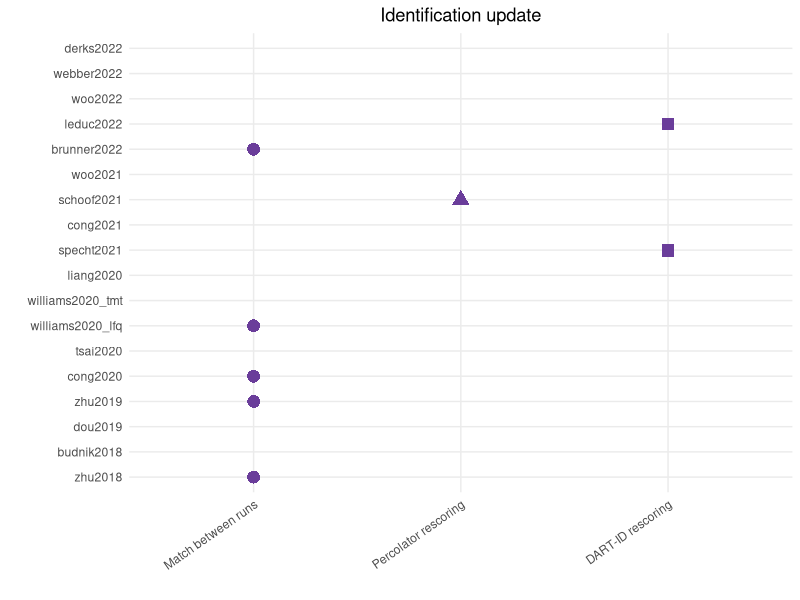
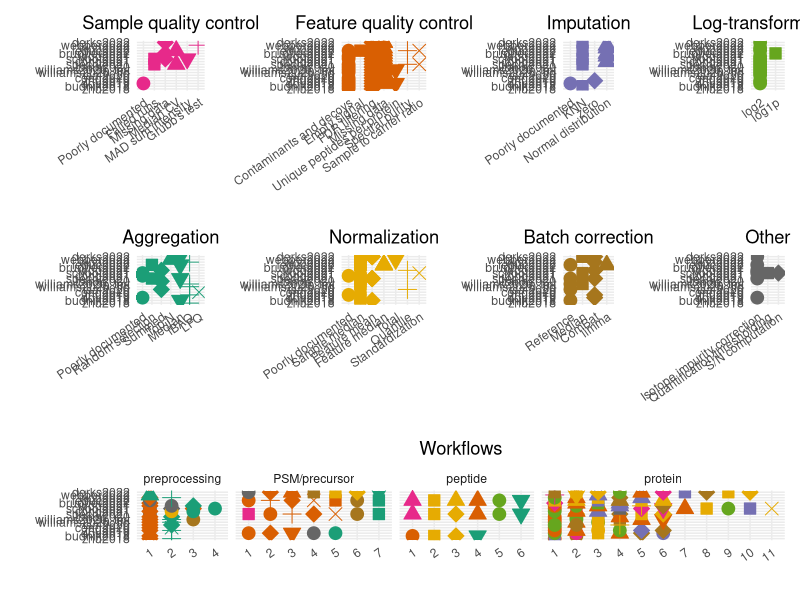
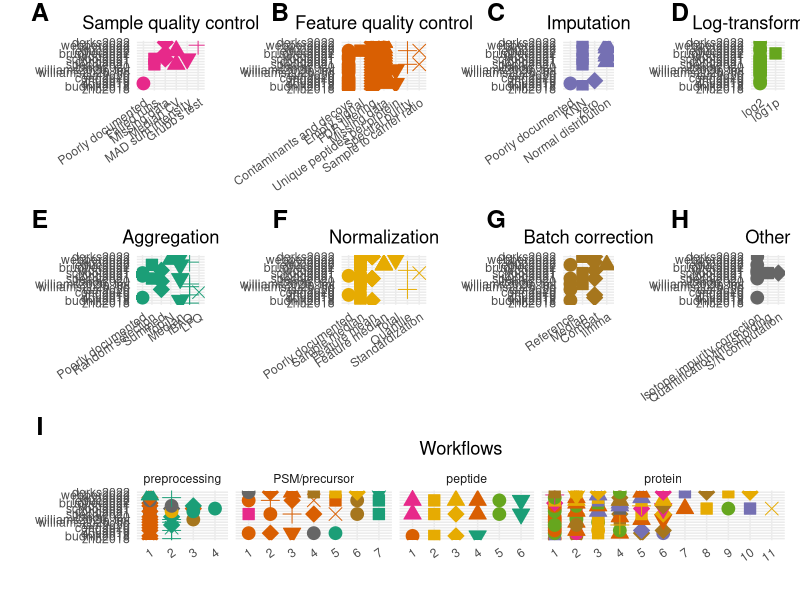

These figures' R source, in order:
library(tidyverse)
library(patchwork)
library(RColorBrewer)

datasets <- c("zhu2018", "budnik2018", "dou2019", "zhu2019", 
              "cong2020", "tsai2020", "williams2020_lfq",
              "williams2020_tmt", "liang2020", 
              "specht2021", "cong2021", "schoof2021", "woo2021",
              "brunner2022", "leduc2022", "woo2022", "webber2022",
              "derks2022")
datasets <- factor(datasets, levels = datasets)

steps <- c("Feature quality control", "Sample quality control",
           "Log-transformation", "Normalization", "Batch correction",
           "Imputation", "Aggregation", "Identification update", "Other")
steps <- factor(steps, levels = steps)

levels <- c("preprocessing", "PSM/precursor", "peptide", "protein", NA)
levels <- factor(levels, levels = levels)

## Custom colors
colors <- c("purple", "dodgerblue2",  "gold2", "#447821ff",
            "#88bd66ff", "red3", "darkorange", "#d7aff0", "grey40")
## Color-blind friendly
colors <- c(RColorBrewer::brewer.pal(8, "Dark2"), "#6A3D9A")
colors <- colors[c(2, 4, 5, 6, 7, 3, 1, 9, 8)]

names(colors) <- steps
coln <- c("dataset", "level", "order", "step", "method")

## Step specific methods
methods <- list(c("Contaminants and decoys", "Empty signal", "FDR filtering",
                  "Missing data", "Unique peptides per protein",
                  "Spectral purity", "Sample to carrier ratio"),
                c("Poorly documented", "Failed runs", "Missing data",
                  "Median CV", "MAD sum intensity", "Grubb's test"),
                c("log2", "log1p"),
                c("Poorly documented", "Sample median", "Feature mean", 
                  "Feature median", "Total", "Quantile", "Standardization"),
                c("Reference", "Median", "ComBat", "limma"),
                c("Poorly documented", "KNN", "zero", "Normal distribution"),
                c("Poorly documented", "Random selection", "Summed", "Top N",
                  "Median", "iBAQ", "LFQ"),
                c("Match between runs", "Percolator rescoring", "DART-ID rescoring"),
                c("Isotope impurity correction", "Quantification thresholding",
                  "S/N computation"))
names(methods) <- steps

####---- zhu2018 ----####

zhu2018 <- data.frame(rbind(
    c("zhu2018", NA, NA, "Identification update", "Match between runs"),
    c("zhu2018", "preprocessing", 1, "Feature quality control", "FDR filtering"),
    c("zhu2018", "preprocessing", 2, "Aggregation", "iBAQ"),
    c("zhu2018", "protein", 1, "Feature quality control", "Contaminants and decoys")
))
colnames(zhu2018) <- coln

####---- budnik2018 ----####

budnik2018 <- data.frame(rbind(
    c("budnik2018", "preprocessing", 1, "Feature quality control", "FDR filtering"),
    c("budnik2018", "peptide", 1, "Feature quality control", "Contaminants and decoys"),
    c("budnik2018", "peptide", 2, "Normalization", "Sample median"),
    c("budnik2018", "peptide", 3, "Normalization", "Feature mean"),
    c("budnik2018", "peptide", 4, "Aggregation", "Median"),
    c("budnik2018", "protein", 1, "Imputation", "KNN"),
    c("budnik2018", "protein", 2, "Batch correction", "Reference")
))
colnames(budnik2018) <- coln


####---- dou2019 ----####

dou2019 <- data.frame(rbind(
    c("dou2019", "PSM/precursor", 1, "Feature quality control", "Contaminants and decoys"),
    c("dou2019", "PSM/precursor", 2, "Feature quality control", "FDR filtering"),
    c("dou2019", "PSM/precursor", 3, "Feature quality control", "Unique peptides per protein"),
    c("dou2019", "PSM/precursor", 4, "Other", "Isotope impurity correction"),
    c("dou2019", "PSM/precursor", 5, "Aggregation", "Poorly documented"),
    c("dou2019", "protein", 1, "Log-transformation", "log2"),
    c("dou2019", "protein", 2, "Sample quality control", "Poorly documented"),
    c("dou2019", "protein", 3, "Normalization", "Sample median"),
    c("dou2019", "protein", 4, "Feature quality control", "Missing data"),
    c("dou2019", "protein", 5, "Batch correction", "ComBat"),
    c("dou2019", "protein", 6, "Imputation", "Poorly documented")
))
colnames(dou2019) <- coln

####---- zhu2019 ----####

zhu2019 <- data.frame(rbind(
    c("zhu2019", NA, NA, "Identification update", "Match between runs"),
    c("zhu2019", "preprocessing", 1, "Feature quality control", "FDR filtering"),
    c("zhu2019", "preprocessing", 2, "Aggregation", "iBAQ"),
    c("zhu2019", "protein", 1, "Feature quality control", "Contaminants and decoys"),
    c("zhu2019", "protein", 2, "Feature quality control", "Missing data"),
    c("zhu2019", "protein", 3, "Normalization", "Poorly documented"),
    c("zhu2019", "protein", 4, "Log-transformation", "log2"),
    c("zhu2019", "protein", 5, "Imputation", "zero"),
    c("zhu2019", "protein", 6, "Batch correction", "ComBat")
))
colnames(zhu2019) <- coln

####---- cong2020 ----####

cong2020 <- data.frame(rbind(
    c("cong2020", NA, NA, "Identification update", "Match between runs"),
    c("cong2020", "preprocessing", 1, "Feature quality control", "FDR filtering"),
    c("cong2020", "preprocessing", 2, "Aggregation", "LFQ"),
    c("cong2020", "protein", 1, "Feature quality control", "Contaminants and decoys")
))
colnames(cong2020) <- coln

####---- tsai2020 ----####

tsai2020 <- data.frame(rbind(
    c("tsai2020", "preprocessing", 1, "Feature quality control", "FDR filtering"),
    c("tsai2020", "preprocessing", 2, "Aggregation", "Summed"),
    c("tsai2020", "protein", 1, "Log-transformation", "log2"),
    c("tsai2020", "protein", 2, "Batch correction", "Reference"),
    c("tsai2020", "protein", 3, "Normalization", "Sample median"),
    c("tsai2020", "protein", 4, "Normalization", "Quantile")
))
colnames(tsai2020) <- coln

####---- williams2020_lfq ----####

williams2020_lfq <- data.frame(rbind(
    c("williams2020_lfq", NA, NA, "Identification update", "Match between runs"),
    c("williams2020_lfq", "preprocessing", 1, "Feature quality control", "FDR filtering"),
    c("williams2020_lfq", "preprocessing", 2, "Aggregation", "iBAQ"),
    c("williams2020_lfq", "protein", 1, "Feature quality control", "Contaminants and decoys"),
    c("williams2020_lfq", "protein", 2, "Feature quality control", "Missing data"),
    c("williams2020_lfq", "protein", 3, "Log-transformation", "log2")
))
colnames(williams2020_lfq) <- coln

####---- williams2020_tmt ----####

williams2020_tmt <- data.frame(rbind(
    c("williams2020_tmt", "preprocessing", 1, "Feature quality control", "FDR filtering"),
    c("williams2020_tmt", "preprocessing", 2, "Aggregation", "iBAQ"),
    c("williams2020_tmt", "preprocessing", 3, "Batch correction", "Reference"),
    c("williams2020_tmt", "protein", 1, "Feature quality control", "Contaminants and decoys"),
    c("williams2020_tmt", "protein", 2, "Log-transformation", "log2"),
    c("williams2020_tmt", "protein", 3, "Normalization", "Sample median"),
    c("williams2020_tmt", "protein", 4, "Batch correction", "Median"),
    c("williams2020_tmt", "protein", 5, "Feature quality control", "Missing data"),
    c("williams2020_tmt", "protein", 6, "Feature quality control", "Unique peptides per protein")
))
colnames(williams2020_tmt) <- coln

####---- specht2021 ----####

specht2021 <- data.frame(rbind(
    c("specht2021", NA, NA, "Identification update", "DART-ID rescoring"),
    c("specht2021", "preprocessing", 1, "Other", "Isotope impurity correction"),
    c("specht2021", "PSM/precursor", 1, "Sample quality control", "Failed runs"),
    c("specht2021", "PSM/precursor", 2, "Feature quality control", "Contaminants and decoys"),
    c("specht2021", "PSM/precursor", 3, "Feature quality control", "Spectral purity"),
    c("specht2021", "PSM/precursor", 4, "Feature quality control", "FDR filtering"),
    c("specht2021", "PSM/precursor", 5, "Feature quality control", "Sample to carrier ratio"),
    c("specht2021", "PSM/precursor", 6, "Batch correction", "Reference"),
    c("specht2021", "PSM/precursor", 7, "Aggregation", "Random selection"),
    c("specht2021", "peptide", 1, "Sample quality control", "Median CV"),
    c("specht2021", "peptide", 2, "Normalization", "Sample median"),
    c("specht2021", "peptide", 3, "Normalization", "Feature mean"),
    c("specht2021", "peptide", 4, "Feature quality control", "Missing data"),
    c("specht2021", "peptide", 5, "Log-transformation", "log2"),
    c("specht2021", "peptide", 6, "Aggregation", "Median"),
    c("specht2021", "protein", 1, "Normalization", "Sample median"),
    c("specht2021", "protein", 2, "Normalization", "Feature mean"),
    c("specht2021", "protein", 3, "Imputation", "KNN"),
    c("specht2021", "protein", 4, "Batch correction", "ComBat"),
    c("specht2021", "protein", 5, "Normalization", "Sample median"),
    c("specht2021", "protein", 6, "Normalization", "Feature mean")
))
colnames(specht2021) <- coln

####---- liang2020 ----####

## cf https://github.com/PayneLab/Lymphocytes1/blob/master/B_cells_versus_T_cells_FP.ipynb

liang2020 <- data.frame(rbind(
    c("liang2020", "preprocessing", 1, "Feature quality control", "FDR filtering"),
    c("liang2020", "preprocessing", 2, "Aggregation", "Summed"),
    c("liang2020", "protein", 1, "Feature quality control", "Contaminants and decoys"),
    c("liang2020", "protein", 2, "Log-transformation", "log2"),
    c("liang2020", "protein", 3, "Normalization", "Sample median"),
    c("liang2020", "protein", 4, "Feature quality control", "Missing data") ## min 3 cells per group
))
colnames(liang2020) <- coln

####---- schoof2021 ----####

schoof2021 <- data.frame(rbind(
    c("schoof2021", NA, NA, "Identification update", "Percolator rescoring"),
    c("schoof2021", "preprocessing", 1, "Other", "Isotope impurity correction"),
    c("schoof2021", "preprocessing", 2, "Other", "S/N computation"),
    c("schoof2021", "preprocessing", 3, "Feature quality control", "FDR filtering"),
    c("schoof2021", "preprocessing", 4, "Aggregation", "Poorly documented"),
    c("schoof2021", "protein", 1, "Feature quality control", "Contaminants and decoys"),
    c("schoof2021", "protein", 2, "Sample quality control", "Failed runs"),
    c("schoof2021", "protein", 3, "Batch correction", "Median"),
    c("schoof2021", "protein", 4, "Other", "Quantification thresholding"),
    c("schoof2021", "protein", 5, "Sample quality control", "Missing data"),
    c("schoof2021", "protein", 6, "Sample quality control", "MAD sum intensity"),
    c("schoof2021", "protein", 7, "Feature quality control", "Missing data"),
    c("schoof2021", "protein", 8, "Normalization", "Sample median"),
    c("schoof2021", "protein", 9, "Log-transformation", "log2"),
    c("schoof2021", "protein", 10, "Imputation", "KNN"),
    c("schoof2021", "protein", 11, "Normalization", "Standardization")
))
colnames(schoof2021) <- coln


####---- cong2021 ----####

cong2021 <- data.frame(rbind(
    c("cong2021", "preprocessing", 1, "Feature quality control", "FDR filtering"),
    c("cong2021", "preprocessing", 2, "Normalization", "Poorly documented"),
    c("cong2021", "preprocessing", 3, "Aggregation", "Poorly documented"),
    c("cong2021", "protein", 1, "Log-transformation", "log2"),
    c("cong2021", "protein", 2, "Feature quality control", "Missing data"),
    c("cong2021", "protein", 3, "Imputation", "Normal distribution")
))
colnames(cong2021) <- coln

####---- woo2021 ----####

woo2021 <- data.frame(rbind(
    c("woo2021", "preprocessing", 1, "Feature quality control", "FDR filtering"),
    c("woo2021", "preprocessing", 2, "Other", "Isotope impurity correction"),
    c("woo2021", "preprocessing", 3, "Aggregation", "Summed"),
    c("woo2021", "protein", 1, "Feature quality control", "Contaminants and decoys"),
    c("woo2021", "protein", 2, "Log-transformation", "log2"),
    c("woo2021", "protein", 3, "Feature quality control", "Missing data"),
    c("woo2021", "protein", 4, "Imputation", "Normal distribution"),
    c("woo2021", "protein", 5, "Normalization", "Quantile"),
    c("woo2021", "protein", 6, "Batch correction", "ComBat")
))
colnames(woo2021) <- coln

####---- brunner2022 ----####

brunner2022 <- data.frame(rbind(
    c("brunner2022", NA, NA, "Identification update", "Match between runs"),
    c("brunner2022", "preprocessing", 1, "Feature quality control", "FDR filtering"),
    c("brunner2022", "protein", 1, "Sample quality control", "Missing data"),
    c("brunner2022", "protein", 2, "Feature quality control", "Missing data"),
    c("brunner2022", "protein", 3, "Log-transformation", "log1p"),
    c("brunner2022", "protein", 4, "Imputation", "Normal distribution")
))
colnames(brunner2022) <- coln

####---- leduc2022 ----####

leduc2022 <- data.frame(rbind(
    c("leduc2022", NA, NA, "Identification update", "DART-ID rescoring"),
    c("leduc2022", "preprocessing", 1, "Other", "Isotope impurity correction"),
    c("leduc2022", "PSM/precursor", 1, "Feature quality control", "Contaminants and decoys"),
    c("leduc2022", "PSM/precursor", 2, "Feature quality control", "Spectral purity"),
    c("leduc2022", "PSM/precursor", 3, "Feature quality control", "FDR filtering"),
    c("leduc2022", "PSM/precursor", 4, "Feature quality control", "Sample to carrier ratio"),
    c("leduc2022", "PSM/precursor", 5, "Feature quality control", "Empty signal"),
    c("leduc2022", "PSM/precursor", 6, "Batch correction", "Reference"),
    c("leduc2022", "PSM/precursor", 7, "Aggregation", "Random selection"),
    c("leduc2022", "peptide", 1, "Sample quality control", "Median CV"),
    c("leduc2022", "peptide", 2, "Normalization", "Sample median"),
    c("leduc2022", "peptide", 3, "Normalization", "Feature median"),
    c("leduc2022", "peptide", 4, "Feature quality control", "Missing data"),
    c("leduc2022", "peptide", 5, "Log-transformation", "log2"),
    c("leduc2022", "peptide", 6, "Aggregation", "Median"),
    c("leduc2022", "protein", 1, "Normalization", "Sample median"),
    c("leduc2022", "protein", 2, "Normalization", "Feature median"),
    c("leduc2022", "protein", 3, "Imputation", "KNN"),
    c("leduc2022", "protein", 4, "Batch correction", "limma"),
    c("leduc2022", "protein", 5, "Normalization", "Sample median"),
    c("leduc2022", "protein", 6, "Normalization", "Feature median")
))
colnames(leduc2022) <- coln

####---- woo2022 ----####

woo2022 <- data.frame(rbind(
    c("woo2022", "preprocessing", 1, "Feature quality control", "FDR filtering"),
    c("woo2022", "preprocessing", 2, "Aggregation", "iBAQ"),
    c("woo2022", "protein", 1, "Log-transformation", "log2"),
    c("woo2022", "protein", 2, "Feature quality control", "Missing data"),
    c("woo2022", "protein", 3, "Normalization", "Sample median"),
    c("woo2022", "protein", 4, "Batch correction", "ComBat"),
    c("woo2022", "protein", 5, "Imputation", "Normal distribution")
))
colnames(woo2022) <- coln

####---- webber2022 ----####

webber2022 <- data.frame(rbind(
    c("webber2022", "preprocessing", 1, "Aggregation", "Top N"),
    c("webber2022", "protein", 1, "Sample quality control", "Grubb's test"),
    c("webber2022", "protein", 2, "Normalization", "Total"),
    c("webber2022", "protein", 3, "Imputation", "Normal distribution")
))
colnames(webber2022) <- coln

####---- derks2022 ----####

derks2022 <- data.frame(rbind(
    c("derks2022", "PSM/precursor", 1, "Other", "Isotope impurity correction"),
    c("derks2022", "PSM/precursor", 2, "Feature quality control", "FDR filtering"),
    c("derks2022", "PSM/precursor", 3, "Feature quality control", "Missing data"),
    c("derks2022", "PSM/precursor", 4, "Batch correction", "Median"),
    c("derks2022", "PSM/precursor", 5, "Normalization", "Sample median"),
    c("derks2022", "PSM/precursor", 6, "Normalization", "Feature mean"),
    c("derks2022", "PSM/precursor", 7, "Aggregation", "Median"),
    c("derks2022", "protein", 1, "Batch correction", "Median"),
    c("derks2022", "protein", 2, "Normalization", "Sample median"),
    c("derks2022", "protein", 3, "Normalization", "Feature mean"),
    c("derks2022", "protein", 4, "Log-transformation", "log2"),
    c("derks2022", "protein", 5, "Feature quality control", "Missing data"),
    c("derks2022", "protein", 6, "Sample quality control", "Missing data"),
    c("derks2022", "protein", 7, "Imputation", "KNN"),
    c("derks2022", "protein", 8, "Batch correction", "ComBat"),
    c("derks2022", "protein", 9, "Normalization", "Sample median"),
    c("derks2022", "protein", 10, "Normalization", "Feature mean")
))
colnames(derks2022) <- coln

####---- Combine all tables ----####

wfTable <- rbind(zhu2018, budnik2018, dou2019, zhu2019, cong2020, 
                 williams2020_lfq, williams2020_tmt, specht2021, 
                 liang2020, schoof2021, tsai2020, cong2021, woo2021, 
                 brunner2022, leduc2022, woo2022, webber2022, derks2022)
## Check validity of table
stopifnot(all(wfTable$dataset %in% datasets))
stopifnot(all(wfTable$level %in% levels))
stopifnot(all(wfTable$step %in% steps))
wrongEntries <- lapply(steps, function(step){
    sel <- wfTable$step == step & !wfTable$method %in% methods[[step]]
    wfTable[sel, ]  
})
wrongEntries <- do.call(rbind, wrongEntries)
stopifnot(nrow(wrongEntries) == 0)

wfTable$order <- as.numeric(wfTable$order)
## Store the method's shape
wfTable$shape <- apply(wfTable, 1, function(line) {
    which(methods[[line[["step"]]]] == line[["method"]])
})
wfTable$shape <- as.factor(wfTable$shape)
## Store the step's color
wfTable$color <- sapply(wfTable$step, function(s) colors[[s]])

####---- Utility functions  ----####

plotStep <- function(step) {
    table <- wfTable
    availMethods <- methods[[step]]
    ds <- datasets
    ## Subset table
    table <- table[table$step == step, ]
    ## Control factor level ordering
    table$method <- factor(table$method, levels = availMethods)
    table$dataset <- factor(table$dataset, levels = ds)
    ## Plot
    ggplot(table) +
        aes(x = method,
            y = dataset,
            shape = shape) +
        geom_point(size = 4, color = table$color, fill = table$color) +
        ggtitle(step) +
        scale_y_discrete(drop = FALSE)
}

plotWorklfow <- function() {
    table <- wfTable[wfTable$step != "Identification update", ]
    ds <- datasets
    ## Control factor level ordering
    table$dataset <- factor(table$dataset, levels = ds)
    table$level <- factor(table$level, levels = levels)
    table$order <- factor(table$order, levels = 1:max(table$order))
    ## Plot
    ggplot(table) +
        aes(x = order,
            y = dataset,
            shape = shape) +
        facet_grid(~ level, scales = "free", space = "free") +
        geom_point(size = 4, color = table$color, fill = table$color) +
        ggtitle("Workflows") +
        scale_y_discrete(drop = FALSE)
}


####---- Identification update ----####

(pl_id <- plotStep("Identification update") +
     xlab("") + ylab("") +
     theme_minimal() +
     theme(legend.position = "none",
           plot.title = element_text(hjust = 0.5),
           axis.text.x = element_text(angle = 35, hjust = 1)))
# ggsave(pl_id, file = "figs/Compare_identification_update.svg", 
#        height = 3, width = 3)


####---- Quantitative data processing workflows ----####

(pl_quant <- plotStep("Sample quality control") +
     plotStep("Feature quality control") +
     plotStep("Imputation") +
     plotStep("Log-transformation") +
     plotStep("Aggregation") +
     plotStep("Normalization") +
     plotStep("Batch correction") +
     plotStep("Other") +
     plotWorklfow() +
     plot_layout(design = "
    00001111122233
    44445555566677
    88888888888888
                ") &
     scale_shape_manual(values = c(21:25, 3:4)) &
     xlab("") & ylab("") &
     theme_minimal() &
     theme(legend.position = "none",
           plot.title = element_text(hjust = 0.5),
           axis.text.x = element_text(angle = 35, hjust = 1)))

addAnnotations <- function() {
    library(grid)
    annotPar <- gpar(fontface = "bold", fontsize = 18)
    grid.text("A", x = 0.05, y = 0.98, gp = annotPar)
    grid.text("B", x = 0.35, y = 0.98, gp = annotPar)
    grid.text("C", x = 0.62, y = 0.98, gp = annotPar)
    grid.text("D", x = 0.85, y = 0.98, gp = annotPar)
    grid.text("E", x = 0.05, y = 0.635, gp = annotPar)
    grid.text("F", x = 0.35, y = 0.635, gp = annotPar)
    grid.text("G", x = 0.62, y = 0.635, gp = annotPar)
    grid.text("H", x = 0.85, y = 0.635, gp = annotPar)
    grid.text("I", x = 0.05, y = 0.29, gp = annotPar)
}

## Save plot
pdf("figs/Workflows_overview.pdf",
    height = 14, width = 11)
pl_quant
addAnnotations()
dev.off()
